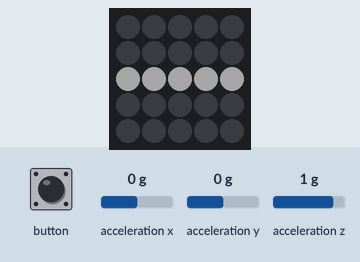
Recording of a sketch running on a simulated ESP32. On the bench: 5×5 RGB LED matrix (first LED top left, wired row by row). The test bench sets the inputs (shaded band); at power-on: acceleration x 0 g, acceleration y 0 g, acceleration z 1 g. Dim RGB values are drawn brighter than linear; what the sketch prints to the serial monitor is not drawn.

Above: at 0.1 s.
At 1.6 s:
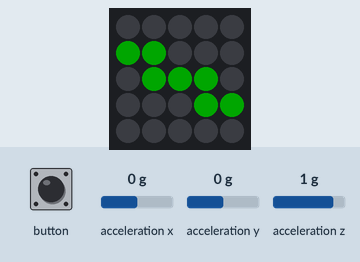
At 2.6 s:
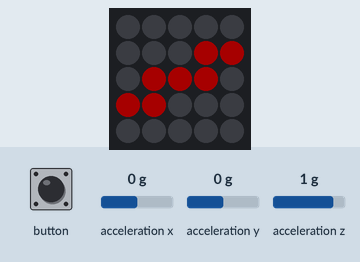
At 4.6 s:
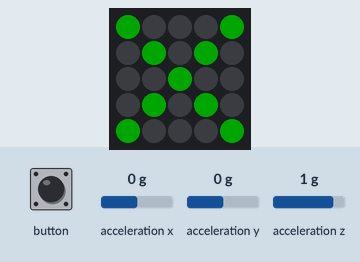

Measured:
- what the display in image 0 shows lasts 0.5 s, from 0.1 s to 0.6 s

The sketch:

AccelerationTest.ino
```cpp
// (licence header left out)
#include <Arduino.h>

#include "M5Atom.h"
// install the library:
// pio lib install "M5Atom"

// You also need the FastLED library
// https://platformio.org/lib/show/126/FastLED
// FastLED is a library for programming addressable rgb led strips
// (APA102/Dotstar, WS2812/Neopixel, LPD8806, and a dozen others)
// acting both as a driver and as a library for color management and fast math.
// install the library:
// pio lib install "FastLED"

float accX_avg = 0, accY_avg = 0, accZ_avg = 0;
int n_average = 15;
bool IMU_ready = false;

// Display Buffer for the 5x5 RGB LED Matrix
// the first two elements are the size (5 rows and 5 coulums)
// then for every pixel three bytes for red, green and blue
uint8_t Display_Buffer[2 + 5 * 5 * 3];

// predefined display buffers to display some characters and numbers
#include "characters.c"

// Define own colors
// NOTE: The brightness of RGB LED is limited to 20 (global brightness scaling).
// DO NOT set it higher to avoid damaging the LED and acrylic screen.
#define cBLACK 0
#define cRED 1
#define cGREEN 2
#define cBLUE 3
#define cWHITE 4
#define cCYAN 5
#define cYELLOW 6
#define cMAGENTA 7
const uint8_t RGB_colors[8][3] = {{0x00, 0x00, 0x00},
                                  {0xF0, 0x00, 0x00},
                                  {0x00, 0xF0, 0x00},
                                  {0x00, 0x00, 0xF0},
                                  {0x70, 0x70, 0x70},
                                  {0x00, 0x70, 0x70},
                                  {0x70, 0x70, 0x00},
                                  {0x70, 0x00, 0x70}};
uint8_t display_color = cBLACK;
uint8_t goal_color = cBLACK;
uint8_t false_color = cBLACK;

// timer to switch the display to black
unsigned long display_off_millis;

// timer for the reaction time
unsigned long response_until_time;

// timer for wait a while
unsigned long wait_millis;

// game state machine states
#define s_START 1
#define s_WAIT_FLAT 2
#define s_SHOW_COLOR 3
#define s_WAIT_TILT 4
#define s_SHOW_RESULT 5
#define s_WAIT 6
#define s_SHOW_FINAL 7
#define s_GAME_FINISH 8
int game_state = s_START;

#define CENTER 0
#define LEFT 1
#define RIGHT 2
// if the device was tilted to the left or to the right
int tilt_move = CENTER;
// score reached within each level
int score = 0;
// game difficulty level
int game_level = 1;

// the difficulty of each level is coded in an array:
// 1 = correct color
// 2 = false color
// 3 = black pixel
// 4 = white pixel
const int board_levels[13][25] = {
    {1, 1, 1, 1, 1, 1, 1, 1, 1, 1, 1, 1, 1, 1, 1, 2, 2, 2, 2, 2, 2, 2, 2, 2, 2}, // 0 (L1a)
    {2, 2, 2, 2, 2, 2, 2, 2, 2, 2, 1, 1, 1, 1, 1, 1, 1, 1, 1, 1, 1, 1, 1, 1, 1}, // 1 (L1b)
    {1, 1, 1, 1, 1, 1, 1, 1, 1, 1, 1, 1, 1, 1, 1, 1, 1, 2, 2, 2, 2, 2, 2, 2, 2}, // L2
    {1, 1, 1, 1, 1, 1, 1, 1, 1, 1, 1, 1, 1, 1, 1, 2, 2, 2, 2, 2, 2, 2, 2, 2, 2}, // L3
    {1, 1, 1, 1, 1, 1, 1, 1, 1, 1, 1, 1, 1, 1, 2, 2, 2, 2, 2, 2, 2, 2, 2, 2, 2}, // L4
    {1, 1, 1, 1, 1, 1, 1, 1, 1, 1, 1, 1, 1, 2, 2, 2, 2, 2, 2, 2, 2, 2, 2, 2, 2}, // L5
    {3, 3, 3, 3, 3, 1, 1, 1, 1, 1, 1, 1, 1, 1, 1, 2, 2, 2, 2, 2, 3, 3, 3, 3, 3}, // L6
    {3, 3, 3, 3, 3, 3, 1, 1, 1, 1, 1, 1, 1, 2, 2, 2, 2, 2, 2, 3, 3, 3, 3, 3, 3}, // L7
    {3, 3, 3, 3, 3, 3, 3, 3, 1, 1, 1, 1, 1, 2, 2, 2, 2, 3, 3, 3, 3, 3, 3, 3, 3}, // L8
    {3, 3, 3, 3, 3, 4, 4, 4, 1, 1, 1, 1, 1, 2, 2, 2, 2, 4, 4, 4, 3, 3, 3, 3, 3}, // L9
    {3, 3, 3, 3, 3, 4, 4, 4, 4, 1, 1, 1, 1, 2, 2, 2, 4, 4, 4, 4, 3, 3, 3, 3, 3}, // L10
    {4, 4, 4, 4, 4, 3, 3, 3, 1, 1, 1, 1, 1, 2, 2, 2, 2, 3, 3, 3, 4, 4, 4, 4, 4}, // L11
    {4, 4, 4, 4, 4, 4, 4, 4, 4, 1, 1, 1, 1, 2, 2, 2, 4, 4, 4, 4, 4, 4, 4, 4, 4}, // L12
};
// the board for the actual move is filed with the data corresponding to the level
int board[25];
int board_index;
// For each level, the time, how long the board is visible (in ms)
int level_display_time[13] = {-1, 350, 300, 250, 200, 200, 150, 100, 50, 40, 30, 20, 10};
// For each level there is a separate reaction time requirement (in ms)
int level_reaction_time[13] = {-1, 1500, 1250, 1000, 900, 800, 700, 600, 500, 400, 350, 350, 350};

// A buffer to hold the result of each game
// withing one level (each level contains 25 turns)
uint8_t Result_Buffer[25];
int move_count = 0;

//==============================================================
// fill the display buffer with a solid color and diplay the buffer
// "color" is the index to the RGB_colors array
void fillScreen(uint8_t color)
{
    Display_Buffer[0] = 0x05;
    Display_Buffer[1] = 0x05;
    for (int i = 0; i < 25; i++)
    {
        Display_Buffer[2 + i * 3 + 0] = RGB_colors[color][0];
        Display_Buffer[2 + i * 3 + 1] = RGB_colors[color][1];
        Display_Buffer[2 + i * 3 + 2] = RGB_colors[color][2];
    }
    M5.dis.displaybuff(Display_Buffer);
}

//==============================================================
// function to display a number on the LED Matrix screen
// the characters are defined in the fiel "characters.c"
void display_number(uint8_t number)
{
    // only single digit numbers between 0 and 9 are possible.
    if (number < 20)
    {
        M5.dis.displaybuff((uint8_t *)image_numbers[number]);
    }
    else
    {
        M5.dis.displaybuff((uint8_t *)image_dot);
    }
}

//==============================================================
// function to display an animated star on the LED Matrix screen
void display_star()
{
    for (int i = 0; i < 2; i++)
    {
        for (int n = 0; n < 10; n++)
        {
            M5.dis.displaybuff((uint8_t *)image_star[n]);
            delay(100);
        }
    }
}

//==============================================================
// function to display an animated line on the LED Matrix screen
void display_line()
{
    for (int i = 0; i < 2; i++)
    {
        M5.dis.displaybuff((uint8_t *)image_line);
        delay(500);
        M5.dis.displaybuff((uint8_t *)image_left);
        delay(500);
        M5.dis.displaybuff((uint8_t *)image_line);
        delay(500);
        M5.dis.displaybuff((uint8_t *)image_right);
        delay(500);
    }
    M5.dis.displaybuff((uint8_t *)image_line);
    delay(500);
}

void setup()
{
    // start the ATOM device with serial and Display
    // begin(SerialEnable, I2CEnable, DisplayEnable)
    M5.begin(true, false, true);
    delay(50);
    Serial.println("M5ATOM Tilt-Game");
    Serial.println("v1.2 | 02.04.2020");
    // Show startup animation
    display_line();
    Serial.println("");
    Serial.println("INIT IMU");
    // check if IMU is ready
    if (M5.IMU.Init() == 0)
    {
        IMU_ready = true;
        Serial.println("[OK] INIT ready");
        M5.dis.displaybuff((uint8_t *)image_CORRECT);
    }
    else
    {
        IMU_ready = false;
        Serial.println("[ERR] IMU INIT failed!");
        M5.dis.displaybuff((uint8_t *)image_WRONG);
    }
    delay(1000);
    display_off_millis = millis() + 1000;
}

void loop()
{

    // get the acceleration data
    // accX = right pointing vector
    //      tilt to the right: > 0
    //      tilt to the left:  < 0
    // accy = backward pointing vector
    //      tilt forward:  < 0
    //      tilt backward: > 0
    // accZ = upward pointing vector
    //      flat orientation: -1g
    float accX = 0, accY = 0, accZ = 0;
    M5.IMU.getAccelData(&accX, &accY, &accZ);
    // Average the acceleration data
    // simple "running average" method without storing the data in an array
    accX_avg = ((accX_avg * (n_average - 1)) + accX) / n_average;
    accY_avg = ((accY_avg * (n_average - 1)) + accY) / n_average;
    accZ_avg = ((accZ_avg * (n_average - 1)) + accZ) / n_average;

   // Serial.println("X: ");
    //Serial.println(accX_avg);

   // Serial.println("Y: ");
   // Serial.println(accY_avg*10.0);

   // Serial.println("Z: ");
    Serial.println(accZ_avg*10.0);

    delay(5);
    M5.update();
}
```

Source omitted: characters.c (data table, 21915 bytes)
